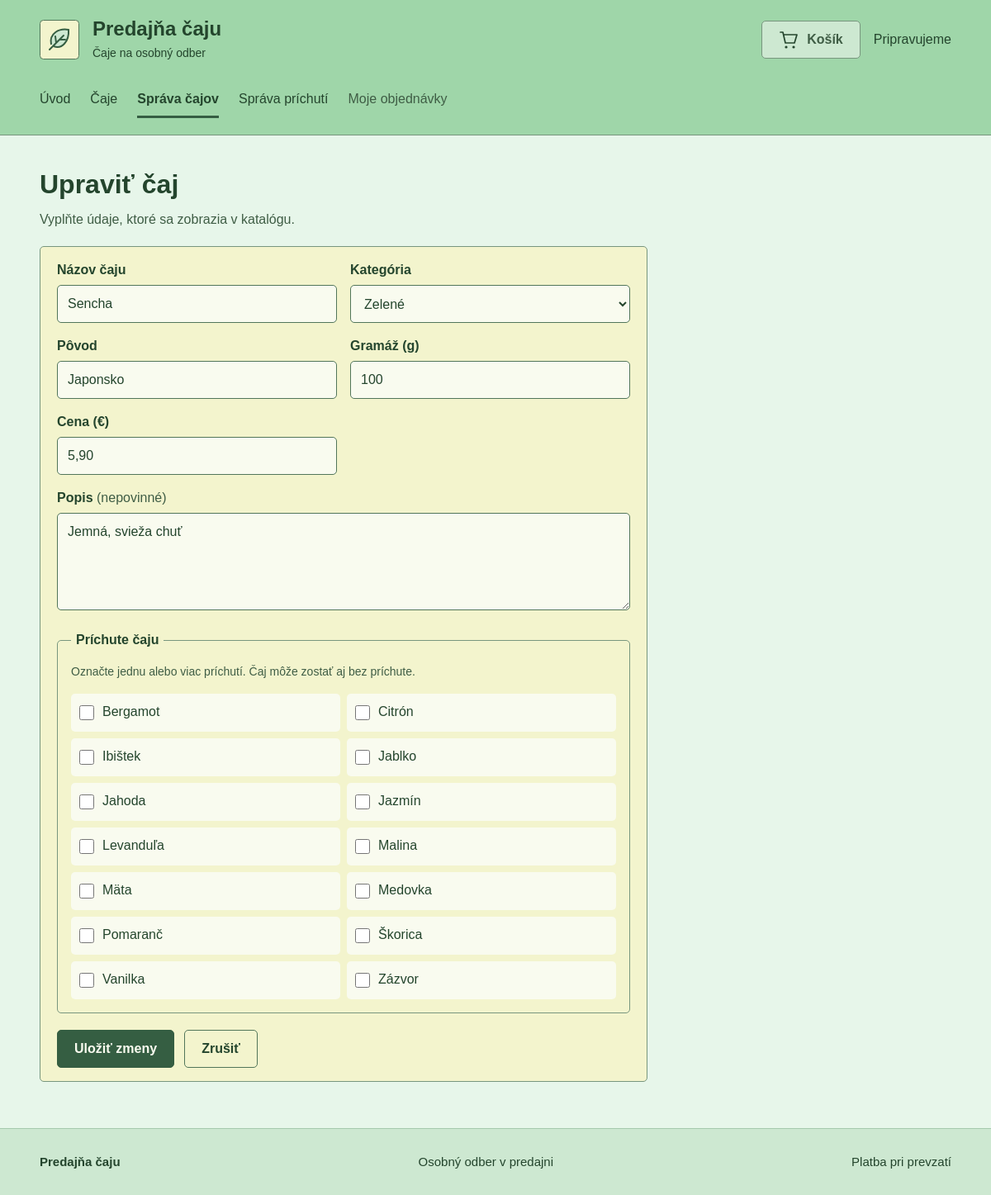
Page /?c=tea&a=edit&id=1 on the committed database.
### tables this page shows
CREATE TABLE IF NOT EXISTS teas (
    id INT UNSIGNED NOT NULL AUTO_INCREMENT,
    name VARCHAR(80) NOT NULL,
    category VARCHAR(20) NOT NULL,
    origin VARCHAR(60) NOT NULL,
    weight SMALLINT UNSIGNED NOT NULL,
    price DECIMAL(7, 2) NOT NULL,
    description VARCHAR(240) NOT NULL DEFAULT '',
    PRIMARY KEY (id),
    CONSTRAINT ck_teas_weight CHECK (weight BETWEEN 1 AND 10000),
    CONSTRAINT ck_teas_price CHECK (price > 0)
);

CREATE TABLE IF NOT EXISTS flavors (
    id INT UNSIGNED NOT NULL AUTO_INCREMENT,
    name VARCHAR(60) NOT NULL,
    description VARCHAR(240) NOT NULL DEFAULT '',
    PRIMARY KEY (id),
    CONSTRAINT uq_flavors_name UNIQUE (name)
);

### App/Views/Tea/form.view.php (the view, shortened to what the rows shown need)
<?php
$action = $isEdit ? $link->url('tea.edit', ['id' => $tea->getId()]) : $link->url('tea.create');
?>
<section class="tea-management" aria-labelledby="caj-form-title">
    <header class="page-intro">
        <h1 id="caj-form-title"><?= $isEdit ? 'Upraviť čaj' : 'Pridať čaj' ?></h1>
    </header>
    <form class="tea-form" action="<?= e($action) ?>" method="post">
        <div class="tea-form-fields">
            <div class="tea-field">
                <label for="tea-name">Názov čaju</label>
                <input id="tea-name" name="name" value="<?= e($values['name']) ?>" maxlength="80" required>
            </div>
            <div class="tea-field">
                <label for="tea-category">Kategória</label>
                <select id="tea-category" name="category" required>
                    <?php foreach ($categories as $key => $label): ?>
                        <option value="<?= e($key) ?>" <?= $values['category'] === $key ? 'selected' : '' ?>><?= e($label) ?></option>
                    <?php endforeach; ?>
                </select>
            </div>
            <div class="tea-field">
                <label for="tea-origin">Pôvod</label>
                <input id="tea-origin" name="origin" value="<?= e($values['origin']) ?>" maxlength="60" required>
            </div>
            <div class="tea-field">
                <label for="tea-weight">Gramáž (g)</label>
                <input id="tea-weight" name="weight" type="number" min="1" max="10000" step="1"
                       value="<?= e($values['weight']) ?>" required>
            </div>
            <div class="tea-field tea-field-wide">
                <label for="tea-description">Popis <span>(nepovinné)</span></label>
                <textarea id="tea-description" name="description" rows="4" maxlength="240"><?= e($values['description']) ?></textarea>
            </div>
        </div>
        <fieldset class="relation-picker" aria-describedby="flavor-selection-help">
            <?php if ($flavors === []): ?>
                <p>Zatiaľ nie sú vytvorené príchute. Vytvoríte ich v časti <a href="<?= e($link->url('flavor.index')) ?>">Správa príchutí</a>.</p>
            <?php else: ?>
                <div class="relation-options">
                    <?php foreach ($flavors as $flavor): ?>
                        <label class="relation-option">
                            <input type="checkbox" name="flavor_ids[]" value="<?= e($flavor->getId()) ?>"
                                   <?= in_array($flavor->getId(), $selectedFlavorIds, true) ? 'checked' : '' ?>>
                            <span><?= e($flavor->getName()) ?></span>
                        </label>
                    <?php endforeach; ?>
                </div>
            <?php endif; ?>
        </fieldset>
    </form>
</section>

### rows in the picture
teas: name "Sencha", category "Zelené", origin "Japonsko", weight "100", description "Jemná, svieža chuť"
flavors: name "Bergamot"
flavors: name "Citrón"
flavors: name "Ibištek"
flavors: name "Jablko"
flavors: name "Jahoda"
flavors: name "Jazmín"
flavors: name "Levanduľa"
flavors: name "Malina"
flavors: name "Mäta"
flavors: name "Medovka"
flavors: name "Pomaranč"
flavors: name "Škorica"
flavors: name "Vanilka"
flavors: name "Zázvor"

### other values in the picture
$label "Úvod"
$label "Čaje"
$label "Správa čajov"
$label "Správa príchutí"
